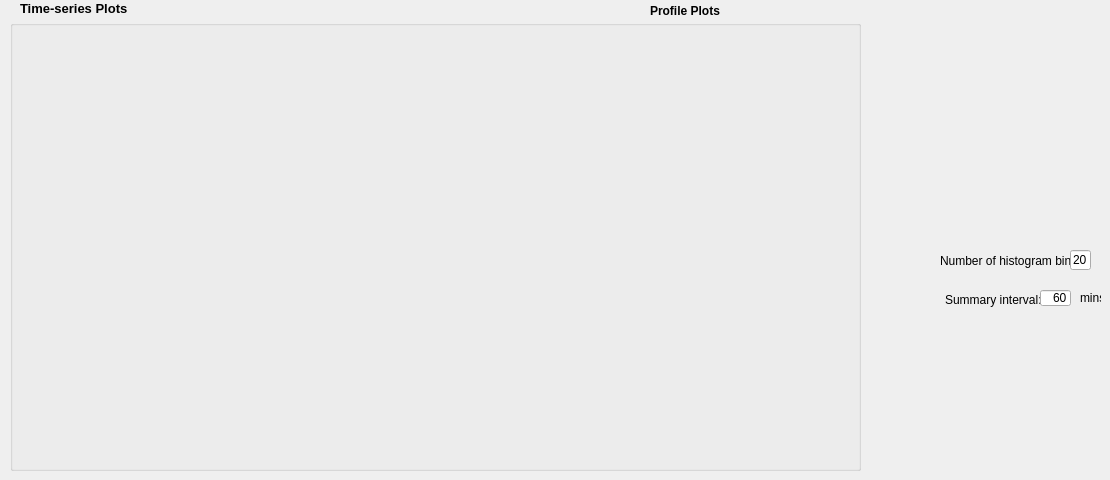
          <widget class="QWidget" name="tab_graphs">
           <attribute name="title">
            <string>Graphs</string>
           </attribute>
           <widget class="QGroupBox" name="groupBox_graphselect">
            <property name="geometry">
             <rect>
              <x>10</x>
              <y>20</y>
              <width>851</width>
              <height>451</height>
             </rect>
            </property>
            <property name="title">
             <string/>
            </property>
           </widget>
           <widget class="QLabel" name="alabel_timeseries">
            <property name="geometry">
             <rect>
              <x>20</x>
              <y>0</y>
              <width>161</width>
              <height>16</height>
             </rect>
            </property>
            <property name="font">
             <font>
              <pointsize>10</pointsize>
              <weight>75</weight>
              <bold>true</bold>
             </font>
            </property>
            <property name="text">
             <string>Time-series Plots</string>
            </property>
           </widget>
           <widget class="QLabel" name="alabel_mins">
            <property name="geometry">
             <rect>
              <x>1080</x>
              <y>290</y>
              <width>21</width>
              <height>16</height>
             </rect>
            </property>
            <property name="text">
             <string>mins</string>
            </property>
           </widget>
           <widget class="QLabel" name="alabel_nbins">
            <property name="geometry">
             <rect>
              <x>940</x>
              <y>250</y>
              <width>131</width>
              <height>21</height>
             </rect>
            </property>
            <property name="text">
             <string>Number of histogram bins</string>
            </property>
           </widget>
           <widget class="QLabel" name="alabel_summary_interval">
            <property name="geometry">
             <rect>
              <x>945</x>
              <y>290</y>
              <width>101</width>
              <height>20</height>
             </rect>
            </property>
            <property name="text">
             <string>Summary interval:</string>
            </property>
           </widget>
           <widget class="QLineEdit" name="lineEdit_summary_interval">
            <property name="geometry">
             <rect>
              <x>1040</x>
              <y>290</y>
              <width>31</width>
              <height>16</height>
             </rect>
            </property>
            <property name="text">
             <string>60</string>
            </property>
            <property name="alignment">
             <set>Qt::AlignRight|Qt::AlignTrailing|Qt::AlignVCenter</set>
            </property>
           </widget>
           <widget class="QLineEdit" name="lineEdit_nhistobins">
            <property name="geometry">
             <rect>
              <x>1070</x>
              <y>250</y>
              <width>21</width>
              <height>20</height>
             </rect>
            </property>
            <property name="text">
             <string>20</string>
            </property>
           </widget>
           <widget class="QLabel" name="alabel_profileplots">
            <property name="geometry">
             <rect>
              <x>650</x>
              <y>0</y>
              <width>81</width>
              <height>21</height>
             </rect>
            </property>
            <property name="font">
             <font>
              <weight>75</weight>
              <bold>true</bold>
             </font>
            </property>
            <property name="text">
             <string>Profile Plots</string>
            </property>
           </widget>
          </widget>
